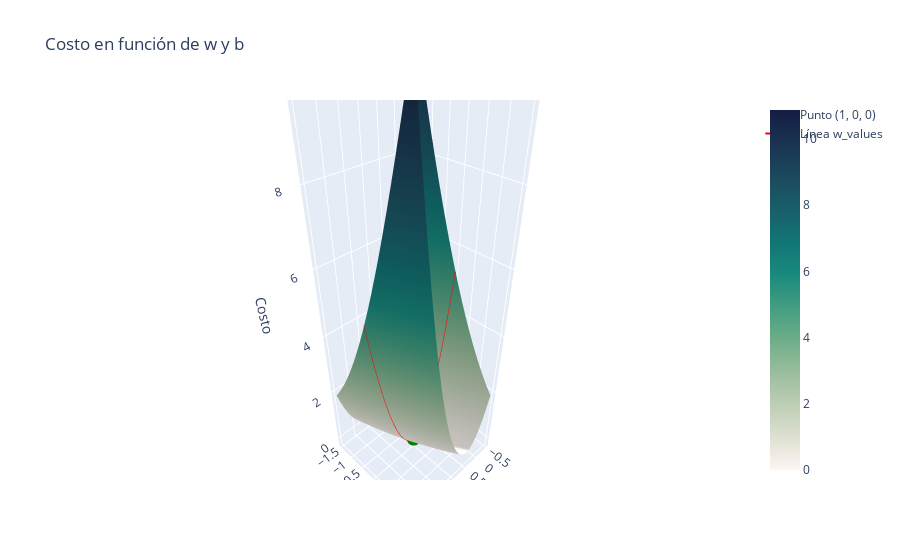

The notebook cell this image was saved under:
### Code cell
import plotly.graph_objects as go

cost_by_w_and_b_3D = plt.figure(figsize=(12, 8))

cost_by_w_and_b_2D = cost_by_w_and_b_3D.add_subplot(122, projection='3d')

w_values = np.linspace(-0.5, 2.5, 100)
b_values = np.linspace(-1.5, 1.5, 100)

W, B = np.meshgrid(w_values, b_values)
costs_3d = np.array([mse(dataFrame['Y'], linear_regression(dataFrame['X'], w, b)) for w, b in zip(np.ravel(W), np.ravel(B))])
Costs = costs_3d.reshape(W.shape)

norm_costs = (Costs - Costs.min()) / (Costs.max() - Costs.min())

cost_by_w_and_b_2D.plot_surface(W, B, Costs, cmap='summer', alpha=0.8)
cost_by_w_and_b_2D.set_xlabel('w')
cost_by_w_and_b_2D.set_ylabel('b')
cost_by_w_and_b_2D.set_zlabel('Costo')
cost_by_w_and_b_2D.set_title('Costo en función de w y b')
cost_by_w_and_b_2D.scatter(1,0,0)
cost_by_w_and_b_2D.plot(w_values, np.zeros_like(w_values), costs, color='red', label='Línea w_values')

plt.show()

cost_by_w_and_b_3D = go.Figure(data=[go.Surface(z=Costs, x=W, y=B, colorscale='tempo')])
cost_by_w_and_b_3D.add_trace(go.Scatter3d(x=[1], y=[0], z=[0], mode='markers', marker=dict(size=5, color='green'), name='Punto (1, 0, 0)'))
cost_by_w_and_b_3D.add_trace(go.Scatter3d(x=w_values, y=np.zeros_like(w_values), z=costs, mode='lines', name='Línea w_values', line=dict(color='red')))
cost_by_w_and_b_3D.update_layout(scene=dict(xaxis_title='w', yaxis_title='b', zaxis_title='Costo'), title='Costo en función de w y b')
cost_by_w_and_b_3D.show()

### Figure 1 — Plotly figure (JSON) as saved in the notebook; plotly's stock layout.template omitted (floating-point values rounded to 4 significant figures; data arrays with more than 128 entries replaced by an {"elided": "..."} marker saying what was removed)
{"data": [{"colorscale": [[0, "rgb(254, 245, 244)"], [0.09091, "rgb(222, 224, 210)"], [0.1818, "rgb(189, 206, 181)"], [0.2727, "rgb(153, 189, 156)"], [0.3636, "rgb(110, 173, 138)"], [0.4545, "rgb(65, 157, 129)"], [0.5455, "rgb(25, 137, 125)"], [0.6364, "rgb(18, 116, 117)"], [0.7273, "rgb(25, 94, 106)"], [0.8182, "rgb(28, 72, 93)"], [0.9091, "rgb(25, 51, 80)"], [1, "rgb(20, 29, 67)"]], "type": "surface", "x": {"elided": "100x100 float values"}, "y": {"elided": "100x100 float values"}, "z": {"elided": "100x100 float values"}}, {"marker": {"color": "green", "size": 5}, "mode": "markers", "name": "Punto (1, 0, 0)", "type": "scatter3d", "x": [1], "y": [0], "z": [0]}, {"line": {"color": "red"}, "mode": "lines", "name": "Línea w_values", "type": "scatter3d", "x": [-0.5, -0.4697, -0.4394, -0.4091, -0.3788, -0.3485, -0.3182, -0.2879, -0.2576, -0.2273, -0.197, -0.1667, -0.1364, -0.1061, -0.07576, -0.04545, -0.01515, 0.01515, 0.04545, 0.07576, 0.1061, 0.1364, 0.1667, 0.197, 0.2273, 0.2576, 0.2879, 0.3182, 0.3485, 0.3788, 0.4091, 0.4394, 0.4697, 0.5, 0.5303, 0.5606, 0.5909, 0.6212, 0.6515, 0.6818, 0.7121, 0.7424, 0.7727, 0.803, 0.8333, 0.8636, 0.8939, 0.9242, 0.9545, 0.9848, 1.015, 1.045, 1.076, 1.106, 1.136, 1.167, 1.197, 1.227, 1.258, 1.288, 1.318, 1.348, 1.379, 1.409, 1.439, 1.47, 1.5, 1.53, 1.561, 1.591, 1.621, 1.652, 1.682, 1.712, 1.742, 1.773, 1.803, 1.833, 1.864, 1.894, 1.924, 1.955, 1.985, 2.015, 2.045, 2.076, 2.106, 2.136, 2.167, 2.197, 2.227, 2.258, 2.288, 2.318, 2.348, 2.379, 2.409, 2.439, 2.47, 2.5], "y": [0, 0, 0, 0, 0, 0, 0, 0, 0, 0, 0, 0, 0, 0, 0, 0, 0, 0, 0, 0, 0, 0, 0, 0, 0, 0, 0, 0, 0, 0, 0, 0, 0, 0, 0, 0, 0, 0, 0, 0, 0, 0, 0, 0, 0, 0, 0, 0, 0, 0, 0, 0, 0, 0, 0, 0, 0, 0, 0, 0, 0, 0, 0, 0, 0, 0, 0, 0, 0, 0, 0, 0, 0, 0, 0, 0, 0, 0, 0, 0, 0, 0, 0, 0, 0, 0, 0, 0, 0, 0, 0, 0, 0, 0, 0, 0, 0, 0, 0, 0], "z": [5.25, 5.04, 4.834, 4.633, 4.436, 4.243, 4.054, 3.87, 3.69, 3.514, 3.343, 3.176, 3.013, 2.855, 2.7, 2.55, 2.405, 2.263, 2.126, 1.993, 1.865, 1.74, 1.62, 1.505, 1.393, 1.286, 1.183, 1.085, 0.9904, 0.9004, 0.8147, 0.7333, 0.6562, 0.5833, 0.5148, 0.4505, 0.3905, 0.3348, 0.2834, 0.2362, 0.1934, 0.1548, 0.1205, 0.09053, 0.06481, 0.04339, 0.02625, 0.01339, 0.004821, 0.0005357, 0.0005357, 0.004821, 0.01339, 0.02625, 0.04339, 0.06481, 0.09053, 0.1205, 0.1548, 0.1934, 0.2362, 0.2834, 0.3348, 0.3905, 0.4505, 0.5148, 0.5833, 0.6562, 0.7333, 0.8147, 0.9004, 0.9904, 1.085, 1.183, 1.286, 1.393, 1.505, 1.62, 1.74, 1.865, 1.993, 2.126, 2.263, 2.405, 2.55, 2.7, 2.855, 3.013, 3.176, 3.343, 3.514, 3.69, 3.87, 4.054, 4.243, 4.436, 4.633, 4.834, 5.04, 5.25]}], "layout": {"scene": {"xaxis": {"title": {"text": "w"}}, "yaxis": {"title": {"text": "b"}}, "zaxis": {"title": {"text": "Costo"}}}, "title": {"text": "Costo en función de w y b"}}}
